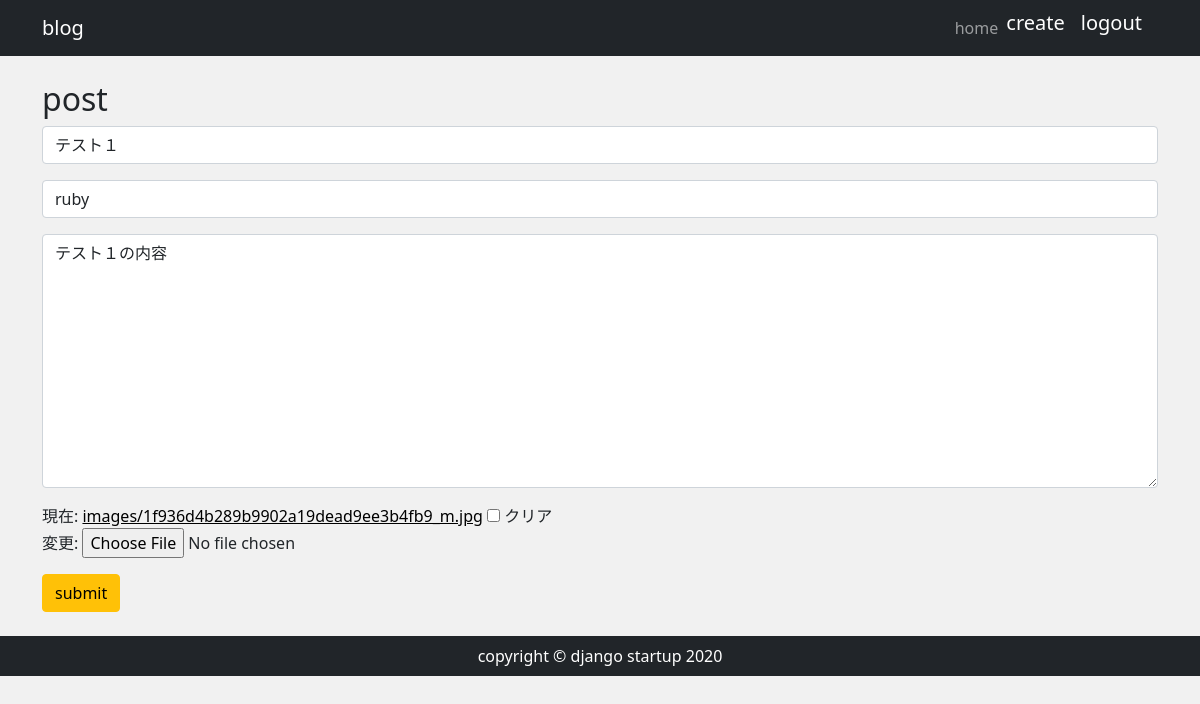
The app's page /post/5/edit/ (signed in) with its own data.
### app/models.py (models this page shows, shortened)
class Post(models.Model):
    author = models.ForeignKey(settings.AUTH_USER_MODEL, on_delete=models.CASCADE)
    category = models.ForeignKey(Category,verbose_name='カテゴリ',on_delete=models.PROTECT)
    title = models.CharField('title',max_length=200)
    content = models.TextField('content')
    image = models.ImageField(upload_to='images/',verbose_name='イメージ画像',null=True,blank=True)
    created = models.DateTimeField('作成日', default=timezone.now)

### app/views.py (the view, shortened to what this page needs)
# urls.py: path('post/<int:pk>/edit/',views.PostEditView.as_view(), name='post_edit'),
class PostEditView(LoginRequiredMixin, View):
    def get(self, request, *args, **kwargs):
        post_data = Post.objects.get(id=self.kwargs['pk'])
        form = PostForm(
            request.POST or None,
            initial= {
                'title': post_data.title,
                'content': post_data.content,
                'category': post_data.category,
                'image': post_data.image,
            }
        )
        return render(request, 'app/post_form.html',{
            'form': form
        })

### app/forms.py
class PostForm(forms.Form):
    category_data = Category.objects.all()
    category_choice = {}
    for category in category_data:
        category_choice[category] = category
    title = forms.CharField(max_length=30, label='title')
    category = forms.ChoiceField(choices=list(category_choice.items()),label='カテゴリ',widget=forms.Select)
    content = forms.CharField(label='content', widget=forms.Textarea())
    image = forms.ImageField(label='イメージ画像',required = False )

### app/context_processors.py (called while the page is built)
def common(request):
    category_data = Category.objects.all()
    context = {
        'category_data':category_data
    }
    return context

### app/models.py (called while the page is built)
    def __str__(self):
        return self.name

### app/templates/app/post_form.html (shortened to what this page needs)
{% extends 'app/base.html' %}
{% load widget_tweaks %}
{% block content %}
<div class="my-4">
  <h2>post</h2>
  <form action="" method="post" enctype="multipart/form-data">
    <div class="formpost">
      {% render_field form.title class="form-control" placeholder='input title' %}
    </div>
    <div class="formpost">
      {% render_field form.category class="form-control" placeholder='input category' %}
    </div>
    <div class="formpost">
      {% render_field form.content class="form-control" placeholder="input content" %}
    </div>
    <div class="formpost">
      {{ form.image }}
    </div>
    <button class="btn btn-warning" type="submit">submit</button>
  </form>
</div>
{% endblock %}

### app/static/css/style.css (style rules this page uses)
* { margin: 0; padding: 0; box-sizing: border-box; }
body { background-color: #f1f1f1; display: flexbox; flex-flow: column; min-height: 100vh; }
.formpost { margin-bottom: 1rem; }
a { color: black; }

### records on screen
Post: title "テスト１", category "ruby", content "テスト１の内容"
